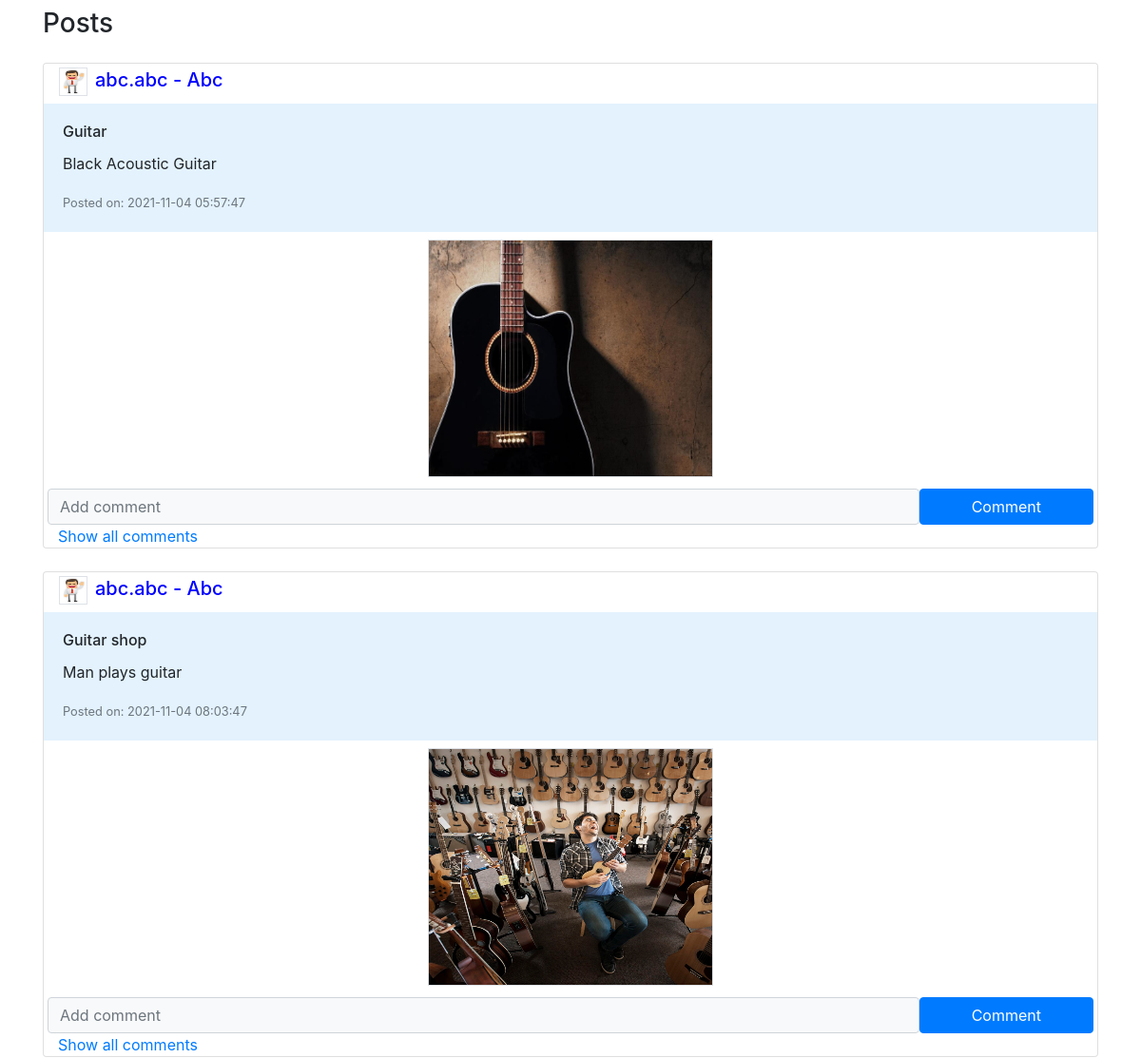
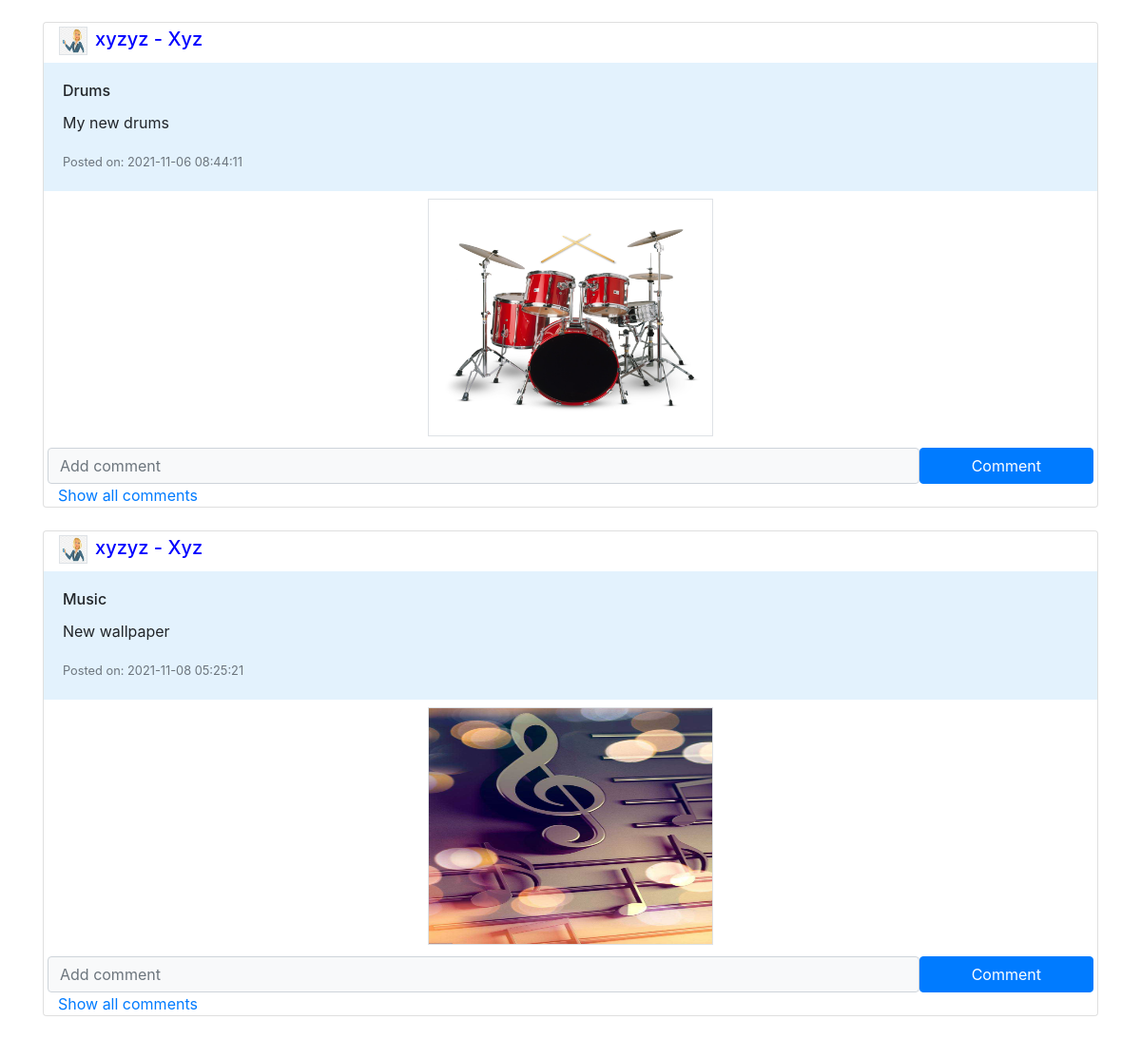
The app's page /post.php with its own data (2 pictures, top to bottom).
### tables this page shows
CREATE TABLE `posts` (
  `id` int(11) NOT NULL,
  `title` varchar(255) NOT NULL,
  `description` varchar(255) NOT NULL,
  `user_id` int(11) NOT NULL,
  `post_time` timestamp NOT NULL DEFAULT current_timestamp() ON UPDATE current_timestamp(),
  `post_path` varchar(255) NOT NULL
);

CREATE TABLE `users` (
  `id` int(11) NOT NULL,
  `name` varchar(255) NOT NULL,
  `username` varchar(255) NOT NULL,
  `email` varchar(255) NOT NULL,
  `age` varchar(255) NOT NULL,
  `gender` varchar(255) NOT NULL,
  `city` varchar(255) NOT NULL,
  `picture` varchar(255) NOT NULL,
  `password` varchar(255) NOT NULL,
  `created_on` timestamp NOT NULL DEFAULT current_timestamp() ON UPDATE current_timestamp(),
  `mobile` varchar(255) NOT NULL
);

### post.php (the view, shortened to what this page needs)
<?php
include "connection.php";
?>
<!DOCTYPE html>
<html>
<head>
    <?php include "head.php"; ?>
</head>
<body>
    <div class="container my-2">
        <h3>Posts</h3>
        <?php
        $sel = mysqli_query($conn, 'select * from posts');
        if (mysqli_num_rows($sel) > 0) {
            while ($arr = mysqli_fetch_assoc($sel)) {
                $uid = $arr['user_id'];
                $user = mysqli_query($conn, "select * from users where id = $uid");
                $u = mysqli_fetch_assoc($user);
        ?>
                <div class="card my-4">
                    <h5 class="ml-3 mt-1" style="color: blue;"><img class="border mr-2" src="<?php echo $u['picture']; ?>" width="30px" height="30px"><?php echo $u['username']; ?> - <?php echo $u['name']; ?></h5>
                    <div class="card-body" style="background-color: #e3f2fd">
                        <h6 class="card-title"><?php echo $arr['title']; ?></h6>
                        <p class="card-text"><?php echo $arr['description']; ?></p>
                        <p class="card-text"><small class="text-muted">Posted on: <?php echo $arr['post_time']; ?></small></p>
                    </div>
                    <img class="mx-auto border my-2" src="<?php echo $arr['post_path']; ?>" alt="Image not available" width="300px" height="250px">
                    <div class="container mx-auto mt-1">
                        <form method="POST">
                            <div class="row px-1">
                                <input class="bg-light form-control col-sm-10" type="text" name="comment" placeholder="Add comment">
                                <input type="submit" class="btn btn-primary col-sm-2" name="btnComm" value="Comment">
                            </div>
                        </form>
                        <a class="text-center text-primary" href="?page=comment&pid=<?php echo $arr['id']; ?>">Show all comments</a>
                    </div>
                </div>
            <?php
            }
        } else {
            ?>
            <h4>No posts available</h4>
        <?php
        }
        ?>
    </div>
    <?php include "head.php"; ?>
</body>
</html>

### head.php (shortened to what this page needs)
<link rel="stylesheet" href="https://maxcdn.bootstrapcdn.com/bootstrap/4.0.0/css/bootstrap.min.css">

### records on screen
posts: user.picture (picture), user.username "abc.abc", user.name "Abc", title "Guitar", description "Black Acoustic Guitar", post_time "2021-11-04 05:57:47", post_path (picture)
posts: user.picture (picture), user.username "abc.abc", user.name "Abc", title "Guitar shop", description "Man plays guitar", post_time "2021-11-04 08:03:47", post_path (picture)
posts: user.picture (picture), user.username "xyzyz", user.name "Xyz", title "Drums", description "My new drums", post_time "2021-11-06 08:44:11", post_path (picture)
posts: user.picture (picture), user.username "xyzyz", user.name "Xyz", title "Music", description "New wallpaper", post_time "2021-11-08 05:25:21", post_path (picture)
